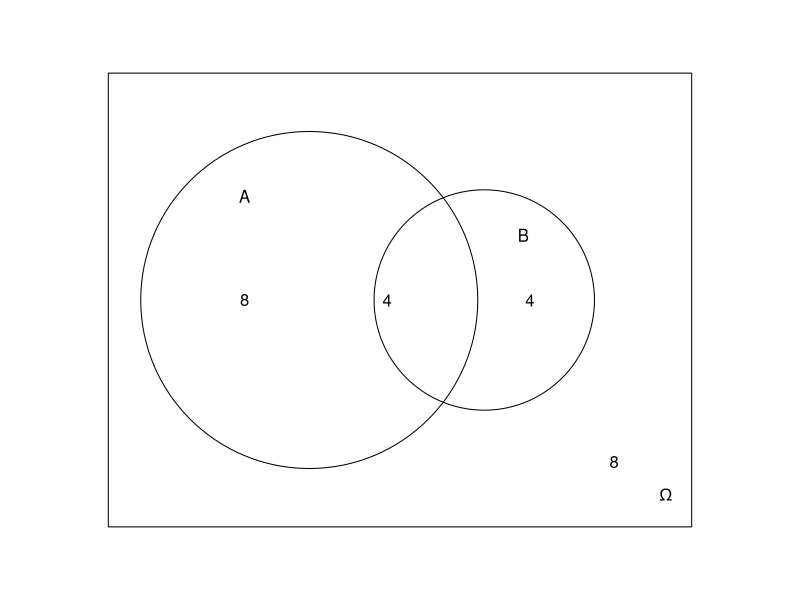
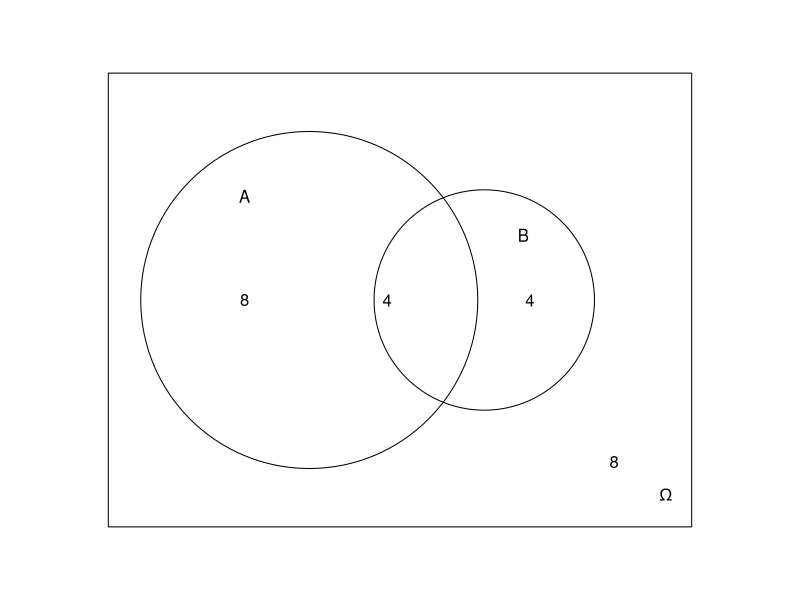
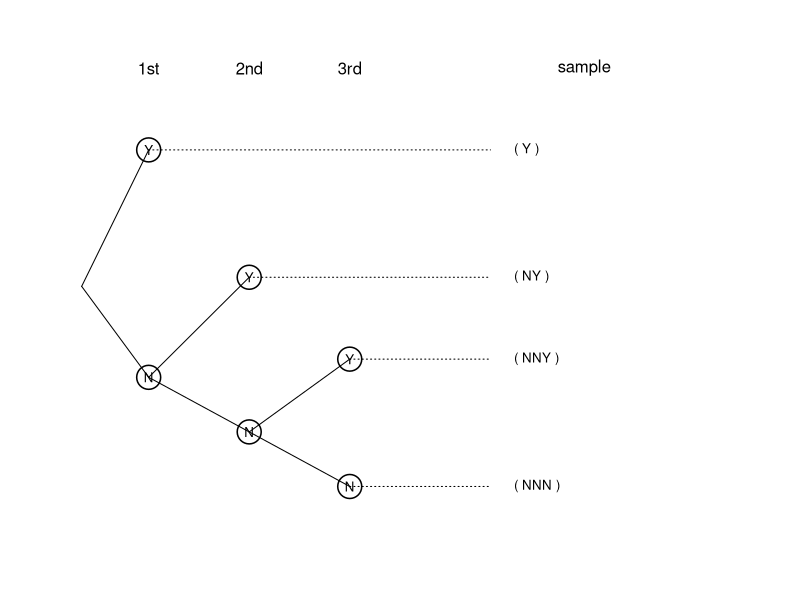

Recreate these plots in R, in order.
setwd("C:/Users/18904/Github/senior-mathematics/codes")
if(!dir.exists("../figures"))dir.create("../figures")

# week55-1: classical sample space Omega and events A, B (Review 10 Review #2)
# n(Omega)=24, n(A)=12, n(B)=8, n(A union B)=16 -> A cap B=4
draw1=function(){
  par(mar=c(1,1,1,1))
  plot(0,0,type="n",xlim=c(0,10),ylim=c(0,8),asp=1,axes=FALSE,xlab="",ylab="")
  rect(0.5,0.5,9.5,7.5)
  symbols(3.6,4,2.6,inches=FALSE,add=TRUE)   # A large, left
  symbols(6.3,4,1.7,inches=FALSE,add=TRUE)   # B smaller, right overlapping
  text(2.6,5.6,"A"); text(6.9,5.0,"B"); text(9.1,1.0,expression(Omega))
  text(2.6,4,"8"); text(4.8,4,"4"); text(7.0,4,"4"); text(8.3,1.5,"8")
}
cairo_pdf("../figures/week55-1.pdf",width=4,height=4,family="SimSun");draw1();dev.off()
svglite::svglite("../figures/week55-1.svg",width=4,height=4);draw1();dev.off()

# week55-2: tree diagram for interview (up to 3 questions, stop on correct) (Review 10 Extended #8)
node=function(x,y,txt){
  points(x,y,pch=1,cex=3.2,lwd=1.5)
  text(x,y,txt,cex=0.8)
}
draw2=function(){
  par(mar=c(1,1,1,1))
  plot(0,0,type="n",xlim=c(0,10.5),ylim=c(-0.5,5.2),axes=FALSE,xlab="",ylab="")
  text(1.5,4.9,"1st"); text(3.0,4.9,"2nd"); text(4.5,4.9,"3rd"); text(8.0,4.9,"sample")
  root=c(0.5,2.5)
  n1Y=c(1.5,4.0); n1N=c(1.5,1.5)
  n2Y=c(3.0,2.6); n2N=c(3.0,0.9)
  n3Y=c(4.5,1.7); n3N=c(4.5,0.3)
  lines(c(root[1],n1Y[1]),c(root[2],n1Y[2]))
  lines(c(root[1],n1N[1]),c(root[2],n1N[2]))
  lines(c(n1N[1],n2Y[1]),c(n1N[2],n2Y[2]))
  lines(c(n1N[1],n2N[1]),c(n1N[2],n2N[2]))
  lines(c(n2N[1],n3Y[1]),c(n2N[2],n3Y[2]))
  lines(c(n2N[1],n3N[1]),c(n2N[2],n3N[2]))
  node(n1Y[1],n1Y[2],"Y"); node(n1N[1],n1N[2],"N")
  node(n2Y[1],n2Y[2],"Y"); node(n2N[1],n2N[2],"N")
  node(n3Y[1],n3Y[2],"Y"); node(n3N[1],n3N[2],"N")
  # dashed leaves to sample-point labels
  leaves=list(list(n1Y,"Y"),list(n2Y,"NY"),list(n3Y,"NNY"),list(n3N,"NNN"))
  for(lv in leaves){
    pt=lv[[1]]; lab=lv[[2]]
    lines(c(pt[1],6.6),c(pt[2],pt[2]),lty=3)
    text(6.8,pt[2],paste0("( ",lab," )"),cex=0.8,pos=4)
  }
}
cairo_pdf("../figures/week55-1.pdf",width=4,height=4,family="SimSun");draw1();dev.off()
svglite::svglite("../figures/week55-1.svg",width=4,height=4);draw1();dev.off()
cairo_pdf("../figures/week55-2.pdf",width=4,height=4,family="SimSun");draw2();dev.off()
svglite::svglite("../figures/week55-2.svg",width=4,height=4);draw2();dev.off()
